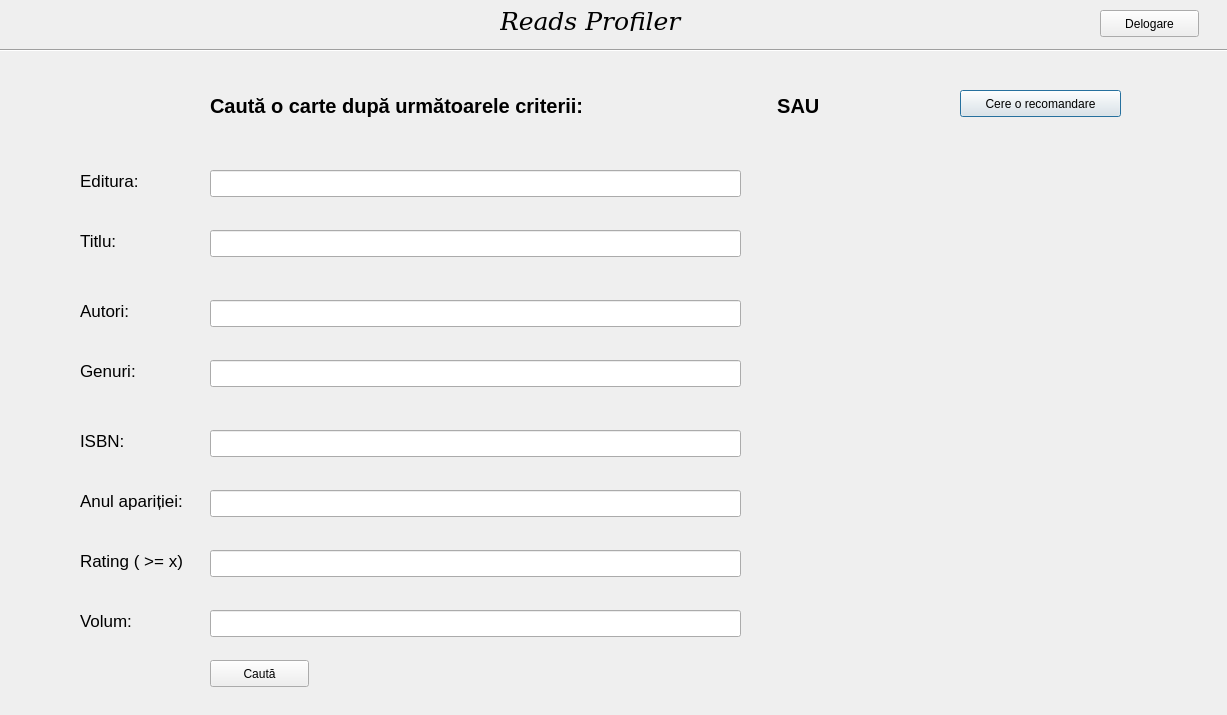
<?xml version="1.0" encoding="UTF-8"?>
<ui version="4.0">
 <class>Dialog</class>
 <widget class="QDialog" name="Dialog">
  <property name="geometry">
   <rect>
    <x>0</x>
    <y>0</y>
    <width>1227</width>
    <height>715</height>
   </rect>
  </property>
  <property name="windowTitle">
   <string>Dialog</string>
  </property>
  <widget class="Line" name="line">
   <property name="geometry">
    <rect>
     <x>0</x>
     <y>40</y>
     <width>1241</width>
     <height>20</height>
    </rect>
   </property>
   <property name="orientation">
    <enum>Qt::Horizontal</enum>
   </property>
  </widget>
  <widget class="QLabel" name="label">
   <property name="geometry">
    <rect>
     <x>500</x>
     <y>10</y>
     <width>271</width>
     <height>21</height>
    </rect>
   </property>
   <property name="font">
    <font>
     <family>DejaVu Serif</family>
     <pointsize>19</pointsize>
     <italic>true</italic>
    </font>
   </property>
   <property name="contextMenuPolicy">
    <enum>Qt::NoContextMenu</enum>
   </property>
   <property name="text">
    <string>Reads Profiler</string>
   </property>
  </widget>
  <widget class="QLineEdit" name="titlu">
   <property name="geometry">
    <rect>
     <x>210</x>
     <y>230</y>
     <width>531</width>
     <height>27</height>
    </rect>
   </property>
  </widget>
  <widget class="QLabel" name="label_2">
   <property name="geometry">
    <rect>
     <x>80</x>
     <y>230</y>
     <width>81</width>
     <height>21</height>
    </rect>
   </property>
   <property name="font">
    <font>
     <pointsize>13</pointsize>
    </font>
   </property>
   <property name="text">
    <string>Titlu:</string>
   </property>
  </widget>
  <widget class="QLineEdit" name="autori">
   <property name="geometry">
    <rect>
     <x>210</x>
     <y>300</y>
     <width>531</width>
     <height>27</height>
    </rect>
   </property>
  </widget>
  <widget class="QLabel" name="label_3">
   <property name="geometry">
    <rect>
     <x>80</x>
     <y>300</y>
     <width>71</width>
     <height>21</height>
    </rect>
   </property>
   <property name="font">
    <font>
     <pointsize>13</pointsize>
    </font>
   </property>
   <property name="text">
    <string>Autori:</string>
   </property>
  </widget>
  <widget class="QLineEdit" name="genuri">
   <property name="geometry">
    <rect>
     <x>210</x>
     <y>360</y>
     <width>531</width>
     <height>27</height>
    </rect>
   </property>
  </widget>
  <widget class="QLineEdit" name="isbn">
   <property name="geometry">
    <rect>
     <x>210</x>
     <y>430</y>
     <width>531</width>
     <height>27</height>
    </rect>
   </property>
  </widget>
  <widget class="QLineEdit" name="an">
   <property name="geometry">
    <rect>
     <x>210</x>
     <y>490</y>
     <width>531</width>
     <height>27</height>
    </rect>
   </property>
  </widget>
  <widget class="QLineEdit" name="rating">
   <property name="geometry">
    <rect>
     <x>210</x>
     <y>550</y>
     <width>531</width>
     <height>27</height>
    </rect>
   </property>
  </widget>
  <widget class="QLabel" name="label_4">
   <property name="geometry">
    <rect>
     <x>80</x>
     <y>360</y>
     <width>71</width>
     <height>21</height>
    </rect>
   </property>
   <property name="font">
    <font>
     <pointsize>13</pointsize>
    </font>
   </property>
   <property name="text">
    <string>Genuri:</string>
   </property>
  </widget>
  <widget class="QLabel" name="label_5">
   <property name="geometry">
    <rect>
     <x>80</x>
     <y>430</y>
     <width>71</width>
     <height>21</height>
    </rect>
   </property>
   <property name="font">
    <font>
     <pointsize>13</pointsize>
    </font>
   </property>
   <property name="text">
    <string>ISBN:</string>
   </property>
  </widget>
  <widget class="QLabel" name="label_6">
   <property name="geometry">
    <rect>
     <x>80</x>
     <y>490</y>
     <width>111</width>
     <height>21</height>
    </rect>
   </property>
   <property name="font">
    <font>
     <pointsize>13</pointsize>
    </font>
   </property>
   <property name="text">
    <string>Anul apariției:</string>
   </property>
  </widget>
  <widget class="QLabel" name="label_7">
   <property name="geometry">
    <rect>
     <x>80</x>
     <y>550</y>
     <width>111</width>
     <height>21</height>
    </rect>
   </property>
   <property name="font">
    <font>
     <pointsize>13</pointsize>
    </font>
   </property>
   <property name="text">
    <string>Rating ( &gt;= x)</string>
   </property>
  </widget>
  <widget class="QLabel" name="label_8">
   <property name="geometry">
    <rect>
     <x>210</x>
     <y>90</y>
     <width>641</width>
     <height>31</height>
    </rect>
   </property>
   <property name="font">
    <font>
     <pointsize>15</pointsize>
     <weight>75</weight>
     <bold>true</bold>
    </font>
   </property>
   <property name="mouseTracking">
    <bool>false</bool>
   </property>
   <property name="text">
    <string>Caută o carte după următoarele criterii:                                   SAU</string>
   </property>
  </widget>
  <widget class="QPushButton" name="recomanda">
   <property name="geometry">
    <rect>
     <x>960</x>
     <y>90</y>
     <width>161</width>
     <height>27</height>
    </rect>
   </property>
   <property name="text">
    <string>Cere o recomandare</string>
   </property>
  </widget>
  <widget class="QPushButton" name="cauta">
   <property name="geometry">
    <rect>
     <x>210</x>
     <y>660</y>
     <width>99</width>
     <height>27</height>
    </rect>
   </property>
   <property name="font">
    <font/>
   </property>
   <property name="text">
    <string>Caută</string>
   </property>
  </widget>
  <widget class="QLineEdit" name="editura">
   <property name="geometry">
    <rect>
     <x>210</x>
     <y>170</y>
     <width>531</width>
     <height>27</height>
    </rect>
   </property>
  </widget>
  <widget class="QLabel" name="label_9">
   <property name="geometry">
    <rect>
     <x>80</x>
     <y>170</y>
     <width>81</width>
     <height>21</height>
    </rect>
   </property>
   <property name="font">
    <font>
     <pointsize>13</pointsize>
    </font>
   </property>
   <property name="text">
    <string>Editura:</string>
   </property>
  </widget>
  <widget class="QLineEdit" name="rating_2">
   <property name="geometry">
    <rect>
     <x>210</x>
     <y>610</y>
     <width>531</width>
     <height>27</height>
    </rect>
   </property>
  </widget>
  <widget class="QLabel" name="volum">
   <property name="geometry">
    <rect>
     <x>80</x>
     <y>610</y>
     <width>111</width>
     <height>21</height>
    </rect>
   </property>
   <property name="font">
    <font>
     <pointsize>13</pointsize>
    </font>
   </property>
   <property name="text">
    <string>Volum:</string>
   </property>
  </widget>
  <widget class="QLabel" name="logged_as">
   <property name="geometry">
    <rect>
     <x>840</x>
     <y>10</y>
     <width>241</width>
     <height>17</height>
    </rect>
   </property>
   <property name="text">
    <string/>
   </property>
  </widget>
  <widget class="QPushButton" name="pushButton">
   <property name="geometry">
    <rect>
     <x>1100</x>
     <y>10</y>
     <width>99</width>
     <height>27</height>
    </rect>
   </property>
   <property name="text">
    <string>Delogare</string>
   </property>
  </widget>
 </widget>
 <resources/>
 <connections/>
</ui>
